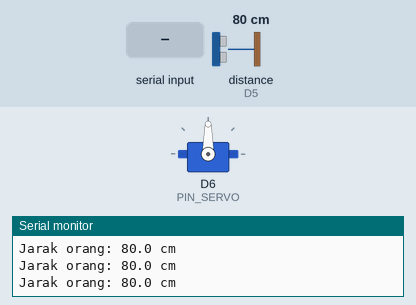
This sketch was run on a simulated ESP8266 (NodeMCU). Parts: servo, the last lines printed to the serial monitor. Wiring (inferred from the names in the program): ultrasonic range finder: trigger D7; echo D5. The inputs (shaded band) are chosen by the test bench; at power-on: distance to the obstacle (sensor on D5) 80 cm. The echo pulse lasts 58.3 µs per cm; WiFi joins after 1.5 s; servers stay silent unless stated; the audio player accepts every command and is not drawn.

Above: at 3.2 s.
3.3 s: distance to the obstacle (sensor on D5) set to 56 cm
5.3 s: distance to the obstacle (sensor on D5) set to 48 cm
At 6.1 s:
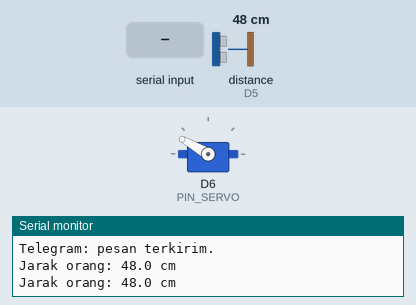
8.3 s: "C90\n" received over Serial
At 9.3 s:
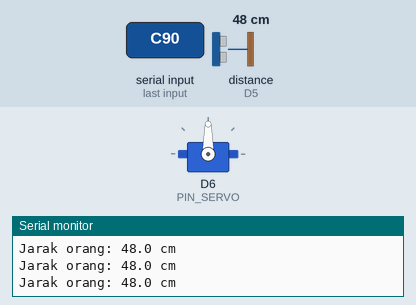
9.8 s: "O,45\n" received over Serial
At 10.5 s:
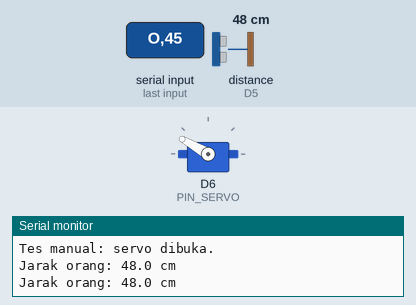
11.3 s: "C,45\n" received over Serial
At 12.5 s:
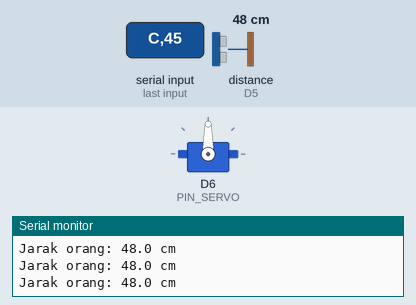
Timing chart, 0 to 13.8 s (numbered marks = the images above; inputs shaded):
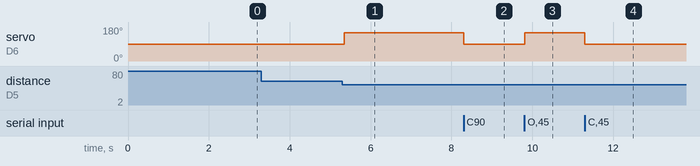

Measured:
- the behaviour switches between 51 and 50 cm on distance to the obstacle (sensor on D5) (found by bisection; images 0 and 1)
- after the input at 5.3 s, servo on D6 (PIN_SERVO): 90° → 150° after 0.05 s
- after the input at 8.3 s, servo on D6 (PIN_SERVO): 150° → 90° at once
- after the input at 9.8 s, servo on D6 (PIN_SERVO): 90° → 150° at once
- after the input at 11.3 s, servo on D6 (PIN_SERVO): 150° → 90° at once

The sketch:

test_dfplayer_servo.ino
```cpp
#include <ESP8266WiFi.h>
#include <WiFiClientSecureBearSSL.h>
#include <UniversalTelegramBot.h>
#include <Servo.h>
#include <SoftwareSerial.h>
#include <DFRobotDFPlayerMini.h>
#include "secrets.h"

// ================================================================
// PIN NODEMCU ESP8266
// ================================================================
constexpr uint8_t PIN_SERVO = D6;

// Pengertian dari sisi DFPlayer:
// TX DFPlayer -> D1 (RX ESP8266)
// RX DFPlayer <- D2 (TX ESP8266) melalui resistor 1 kOhm
constexpr uint8_t DFPLAYER_RX_ESP = D1;
constexpr uint8_t DFPLAYER_TX_ESP = D2;

// Satu HC-SR04 untuk mendeteksi orang.
constexpr uint8_t TRIG_ORANG = D7;
constexpr uint8_t ECHO_ORANG = D5;

constexpr float BATAS_ORANG_CM = 50.0;
constexpr float BATAS_HISTERESIS_CM = 60.0;
constexpr int SUDUT_TUTUP = 90;
constexpr int SUDUT_BUKA = 150;  // bergerak 60 derajat
constexpr uint8_t VOLUME_DFPLAYER = 22;

constexpr unsigned long JEDA_TUTUP_MS = 2000;
constexpr unsigned long INTERVAL_SENSOR_MS = 300;
constexpr unsigned long INTERVAL_WIFI_MS = 10000;

Servo servoTutup;
SoftwareSerial dfSerial(DFPLAYER_RX_ESP, DFPLAYER_TX_ESP);
DFRobotDFPlayerMini dfPlayer;
BearSSL::WiFiClientSecure secureClient;
UniversalTelegramBot bot(BOT_TOKEN, secureClient);

bool dfPlayerSiap = false;
bool dfPlayerTanpaBalasan = false;
bool siklusOrangAktif = false;
bool wifiSebelumnyaTerhubung = false;

float jarakOrang = -1;
unsigned long terakhirOrangTerlihat = 0;
unsigned long sensorTerakhir = 0;
unsigned long wifiTerakhir = 0;

float bacaUltrasonik() {
  digitalWrite(TRIG_ORANG, LOW);
  delayMicroseconds(2);
  digitalWrite(TRIG_ORANG, HIGH);
  delayMicroseconds(10);
  digitalWrite(TRIG_ORANG, LOW);

  unsigned long durasi = pulseIn(ECHO_ORANG, HIGH, 25000UL);
  if (durasi == 0) return -1;

  float jarak = durasi * 0.0343f / 2.0f;
  if (jarak < 2.0f || jarak > 400.0f) return -1;
  return jarak;
}

bool kirimTelegram(const String& pesan) {
  if (WiFi.status() != WL_CONNECTED) {
    Serial.println("Telegram belum dikirim: Wi-Fi belum terhubung.");
    return false;
  }

  bool terkirim = bot.sendMessage(CHAT_ID, pesan, "");
  Serial.println(terkirim ? "Telegram: pesan terkirim."
                          : "Telegram: pesan gagal dikirim.");
  return terkirim;
}

void mulaiWiFi() {
  if (WiFi.status() == WL_CONNECTED) return;
  Serial.println("Mencoba menghubungkan Wi-Fi...");
  WiFi.mode(WIFI_STA);
  WiFi.begin(WIFI_SSID, WIFI_PASSWORD);
}

void prosesWiFi(unsigned long sekarang) {
  bool wifiTerhubung = WiFi.status() == WL_CONNECTED;

  if (!wifiTerhubung && sekarang - wifiTerakhir >= INTERVAL_WIFI_MS) {
    wifiTerakhir = sekarang;
    mulaiWiFi();
  }

  if (wifiTerhubung && !wifiSebelumnyaTerhubung) {
    Serial.print("Wi-Fi terhubung. IP: ");
    Serial.println(WiFi.localIP());
    kirimTelegram("sistem aktif");
  }

  if (!wifiTerhubung && wifiSebelumnyaTerhubung) {
    Serial.println("Wi-Fi terputus; sensor tetap berjalan.");
  }

  wifiSebelumnyaTerhubung = wifiTerhubung;
}

void putarSuara(uint8_t nomor) {
  if (!dfPlayerSiap) {
    Serial.println("DFPlayer belum siap; suara tidak diputar.");
    return;
  }

  Serial.print("Memutar /mp3/000");
  Serial.print(nomor);
  Serial.println(".mp3");
  dfPlayer.playMp3Folder(nomor);
}

void bukaTutup() {
  servoTutup.write(SUDUT_BUKA);
  putarSuara(1);
  Serial.println("Orang terdeteksi: servo dibuka ke 150 derajat.");
  kirimTelegram("orang terdeteksi, tempat sampah terbuka");
}

void tutupKembali() {
  servoTutup.write(SUDUT_TUTUP);
  putarSuara(2);
  Serial.println("Orang menjauh: servo ditutup ke 90 derajat.");
  kirimTelegram("selesai membuang, tempat sampah tertutup");
}

void prosesSensorOrang(unsigned long sekarang) {
  bool jarakValid = jarakOrang > 0;
  bool orangDekat = jarakValid && jarakOrang < BATAS_ORANG_CM;

  if (orangDekat) {
    terakhirOrangTerlihat = sekarang;

    if (!siklusOrangAktif) {
      siklusOrangAktif = true;
      bukaTutup();
    }
    return;
  }

  // Area 50-60 cm menjaga tutup tetap terbuka agar tidak bergetar
  // saat pembacaan berada tepat di sekitar batas 50 cm.
  if (siklusOrangAktif &&
      jarakValid && jarakOrang < BATAS_HISTERESIS_CM) {
    terakhirOrangTerlihat = sekarang;
    return;
  }

  if (siklusOrangAktif &&
      sekarang - terakhirOrangTerlihat >= JEDA_TUTUP_MS) {
    siklusOrangAktif = false;
    tutupKembali();
  }
}

void prosesPerintahSerial() {
  if (!Serial.available()) return;

  char perintah = Serial.read();
  if (perintah >= 'a' && perintah <= 'z') perintah -= 32;

  switch (perintah) {
    case 'O':
      servoTutup.write(SUDUT_BUKA);
      Serial.println("Tes manual: servo dibuka.");
      break;
    case 'C':
      servoTutup.write(SUDUT_TUTUP);
      Serial.println("Tes manual: servo ditutup.");
      break;
    case '1':
    case '2':
    case '3':
      putarSuara(perintah - '0');
      break;
  }
}

void setup() {
  Serial.begin(115200);
  delay(500);

  Serial.println();
  Serial.println("=== TES ULTRASONIK + SERVO + DFPLAYER + TELEGRAM ===");

  pinMode(TRIG_ORANG, OUTPUT);
  pinMode(ECHO_ORANG, INPUT);
  digitalWrite(TRIG_ORANG, LOW);

  servoTutup.attach(PIN_SERVO, 500, 2400);
  servoTutup.write(SUDUT_TUTUP);
  Serial.println("Servo siap di D6, posisi awal 90 derajat.");

  dfSerial.begin(9600);
  delay(1000);

  if (dfPlayer.begin(dfSerial, true, true)) {
    dfPlayerSiap = true;
    Serial.println("DFPlayer terdeteksi dengan komunikasi normal.");
  } else {
    Serial.println("DFPlayer tidak membalas; mencoba mode tanpa ACK.");
    dfPlayer.begin(dfSerial, false, false);
    dfPlayerSiap = true;
    dfPlayerTanpaBalasan = true;
    Serial.println("Mode tanpa ACK aktif. Dengarkan apakah audio diputar.");
  }

  dfPlayer.volume(VOLUME_DFPLAYER);

  secureClient.setInsecure();
  mulaiWiFi();

  Serial.println("Menunggu orang pada jarak kurang dari 50 cm...");
  Serial.println("Perintah manual: O=buka, C=tutup, 1/2/3=putar suara.");
}

void loop() {
  unsigned long sekarang = millis();

  prosesWiFi(sekarang);
  prosesPerintahSerial();

  if (sekarang - sensorTerakhir >= INTERVAL_SENSOR_MS) {
    sensorTerakhir = sekarang;
    jarakOrang = bacaUltrasonik();

    Serial.print("Jarak orang: ");
    Serial.print(jarakOrang, 1);
    Serial.println(" cm");

    prosesSensorOrang(sekarang);
  }

  if (dfPlayerSiap && !dfPlayerTanpaBalasan && dfPlayer.available()) {
    uint8_t tipe = dfPlayer.readType();
    int nilai = dfPlayer.read();
    Serial.print("Status DFPlayer: tipe=");
    Serial.print(tipe);
    Serial.print(", nilai=");
    Serial.println(nilai);
  }

  delay(10);
}
```

secrets.example.h
```cpp
#pragma once

// Salin file ini menjadi secrets.h, lalu isi dengan data pribadi kamu.
// Jangan upload secrets.h ke GitHub.
static const char* WIFI_SSID = "NAMA_WIFI";
static const char* WIFI_PASSWORD = "PASSWORD_WIFI";
static const char* BOT_TOKEN = "ISI_TOKEN_BOT_TELEGRAM";
static const char* CHAT_ID = "ISI_CHAT_ID_TELEGRAM";
```
